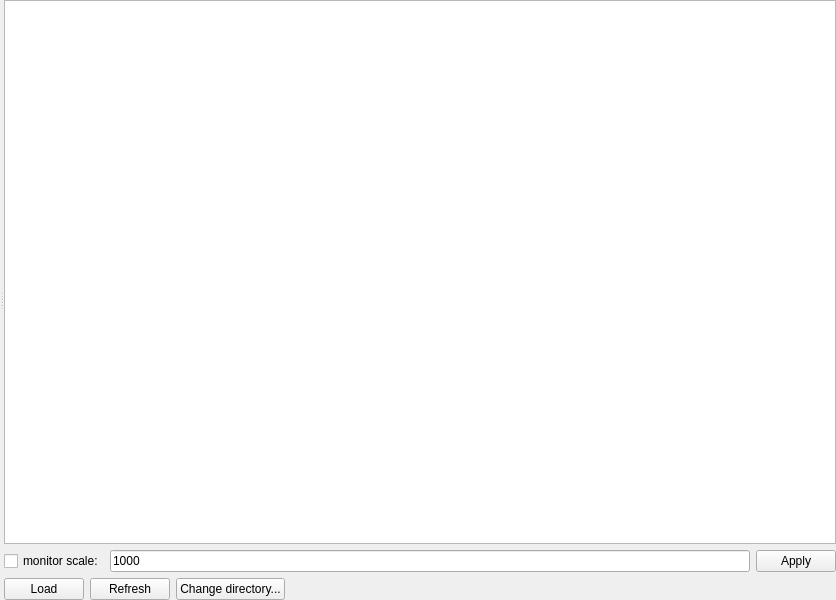
<?xml version="1.0" encoding="UTF-8"?>
<ui version="4.0">
 <class>MainWindow</class>
 <widget class="QMainWindow" name="MainWindow">
  <property name="geometry">
   <rect>
    <x>0</x>
    <y>0</y>
    <width>836</width>
    <height>600</height>
   </rect>
  </property>
  <property name="windowTitle">
   <string>ufit browser</string>
  </property>
  <widget class="QWidget" name="centralwidget">
   <layout class="QHBoxLayout" name="horizontalLayout_2">
    <property name="margin">
     <number>0</number>
    </property>
    <item>
     <widget class="QSplitter" name="splitter">
      <property name="orientation">
       <enum>Qt::Horizontal</enum>
      </property>
      <widget class="QSplitter" name="vsplitter">
       <property name="orientation">
        <enum>Qt::Vertical</enum>
       </property>
       <widget class="QFrame" name="plotframe">
        <property name="frameShape">
         <enum>QFrame::StyledPanel</enum>
        </property>
        <property name="frameShadow">
         <enum>QFrame::Plain</enum>
        </property>
       </widget>
      </widget>
      <widget class="QWidget" name="layoutWidget">
       <layout class="QVBoxLayout" name="verticalLayout">
        <item>
         <widget class="QListWidget" name="dataList">
          <property name="contextMenuPolicy">
           <enum>Qt::ActionsContextMenu</enum>
          </property>
          <property name="selectionMode">
           <enum>QAbstractItemView::ExtendedSelection</enum>
          </property>
         </widget>
        </item>
        <item>
         <layout class="QHBoxLayout" name="horizontalLayout_3">
          <item>
           <widget class="QCheckBox" name="useMonScale">
            <property name="text">
             <string>monitor scale:</string>
            </property>
           </widget>
          </item>
          <item>
           <widget class="QLineEdit" name="monScaleEdit">
            <property name="text">
             <string>1000</string>
            </property>
           </widget>
          </item>
          <item>
           <widget class="QPushButton" name="monScaleBtn">
            <property name="text">
             <string>Apply</string>
            </property>
           </widget>
          </item>
         </layout>
        </item>
        <item>
         <layout class="QHBoxLayout" name="horizontalLayout">
          <item>
           <widget class="QPushButton" name="loadBtn">
            <property name="text">
             <string>Load</string>
            </property>
            <property name="icon">
             <iconset resource="../../../resource/gui.qrc">
              <normaloff>:/notebook--plus.png</normaloff>:/notebook--plus.png</iconset>
            </property>
           </widget>
          </item>
          <item>
           <widget class="QPushButton" name="refreshBtn">
            <property name="text">
             <string>Refresh</string>
            </property>
            <property name="icon">
             <iconset resource="../../../resource/gui.qrc">
              <normaloff>:/arrow-circle-double.png</normaloff>:/arrow-circle-double.png</iconset>
            </property>
           </widget>
          </item>
          <item>
           <widget class="QPushButton" name="dirBtn">
            <property name="text">
             <string>Change directory...</string>
            </property>
            <property name="icon">
             <iconset resource="../../../resource/gui.qrc">
              <normaloff>:/folder-open.png</normaloff>:/folder-open.png</iconset>
            </property>
           </widget>
          </item>
          <item>
           <spacer name="horizontalSpacer">
            <property name="orientation">
             <enum>Qt::Horizontal</enum>
            </property>
            <property name="sizeHint" stdset="0">
             <size>
              <width>40</width>
              <height>20</height>
             </size>
            </property>
           </spacer>
          </item>
         </layout>
        </item>
       </layout>
      </widget>
     </widget>
    </item>
   </layout>
  </widget>
  <widget class="QMenuBar" name="menubar">
   <property name="geometry">
    <rect>
     <x>0</x>
     <y>0</y>
     <width>836</width>
     <height>22</height>
    </rect>
   </property>
  </widget>
 </widget>
 <resources>
  <include location="../../../resource/gui.qrc"/>
 </resources>
 <connections/>
</ui>
